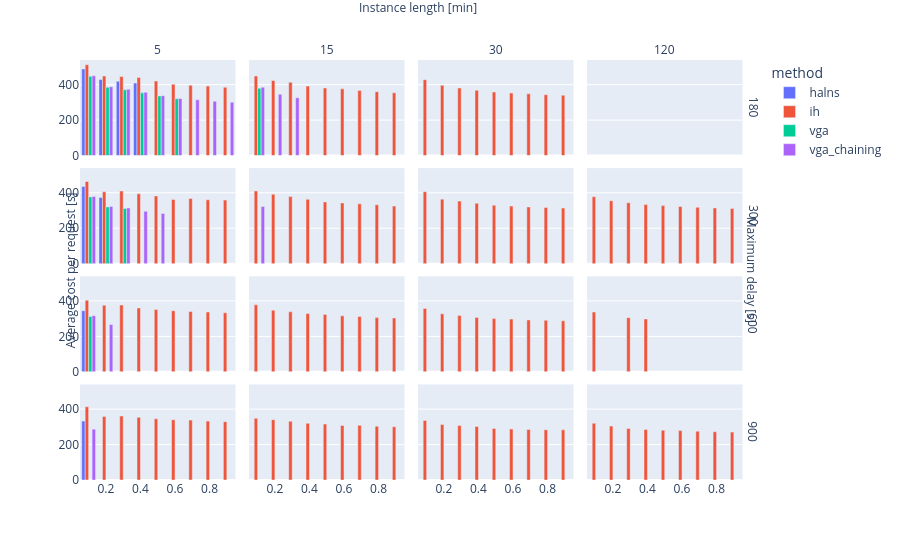

Notebook cell for this chart:
### Code cell
fig = px.bar(
    sample_complete,
    x='sample',
    y='cost_per_request',
    color='method',
    barmode='group',
    # title='Average cost per request by method and area',
    facet_row='max_delay',
    facet_col='duration_minutes',
)

# Add X annotations for missing method/area combos
# for _, row in avg_cost_df[avg_cost_df['is_missing']].iterrows():
#     axis_ref = vals_to_axis[(row['duration_minutes'], row['max_delay'])]

#     xref = f'x{axis_ref}' if axis_ref > 1 else 'x'
#     yref = f'y{axis_ref}' if axis_ref > 1 else 'y'

#     offset = offsets[row[choose_fighter]] * 0.3  # tweak this for spacing
#     fig.add_annotation(
#         x=row['area_short'],
#         y=0,
#         text="X",
#         xanchor='center',
#         yanchor='bottom',
#         showarrow=False,
#         font=dict(color='black', size=10),
#         xref=xref,
#         yref=yref,
#         xshift=offset * 40  # pixel offset for visual spacing
#     )
#     # 0.3, 50

# Shared axes titles
fig.for_each_yaxis(lambda y: y.update(title=''))  # Remove titles
fig.add_annotation(
    x=-0.03, y=0.5, text="Average cost per request [s]", textangle=-90,
    xref="paper", yref="paper", showarrow=False
)
fig.for_each_xaxis(lambda x: x.update(title=''))  # Remove titles
fig.add_annotation(
    x=0.5, y=1.15, text="Instance length [min]", xref="paper", yref="paper", showarrow=False
)  # Add shared title
fig.add_annotation(
    x=1.01, y=0.5, text="Maximum delay [s]", xref="paper", yref="paper", showarrow=False, textangle=90
)  # Add shared facet row title

fig.for_each_annotation(lambda a: a.update(text=a.text.split("=")[-1]))
# fig.update_traces(textfont_size=7)
# fig.write_image(f"{IMG_PATH}/avg_cost_{choose_fighter}.png", width=1200, height=800)
fig.show()
